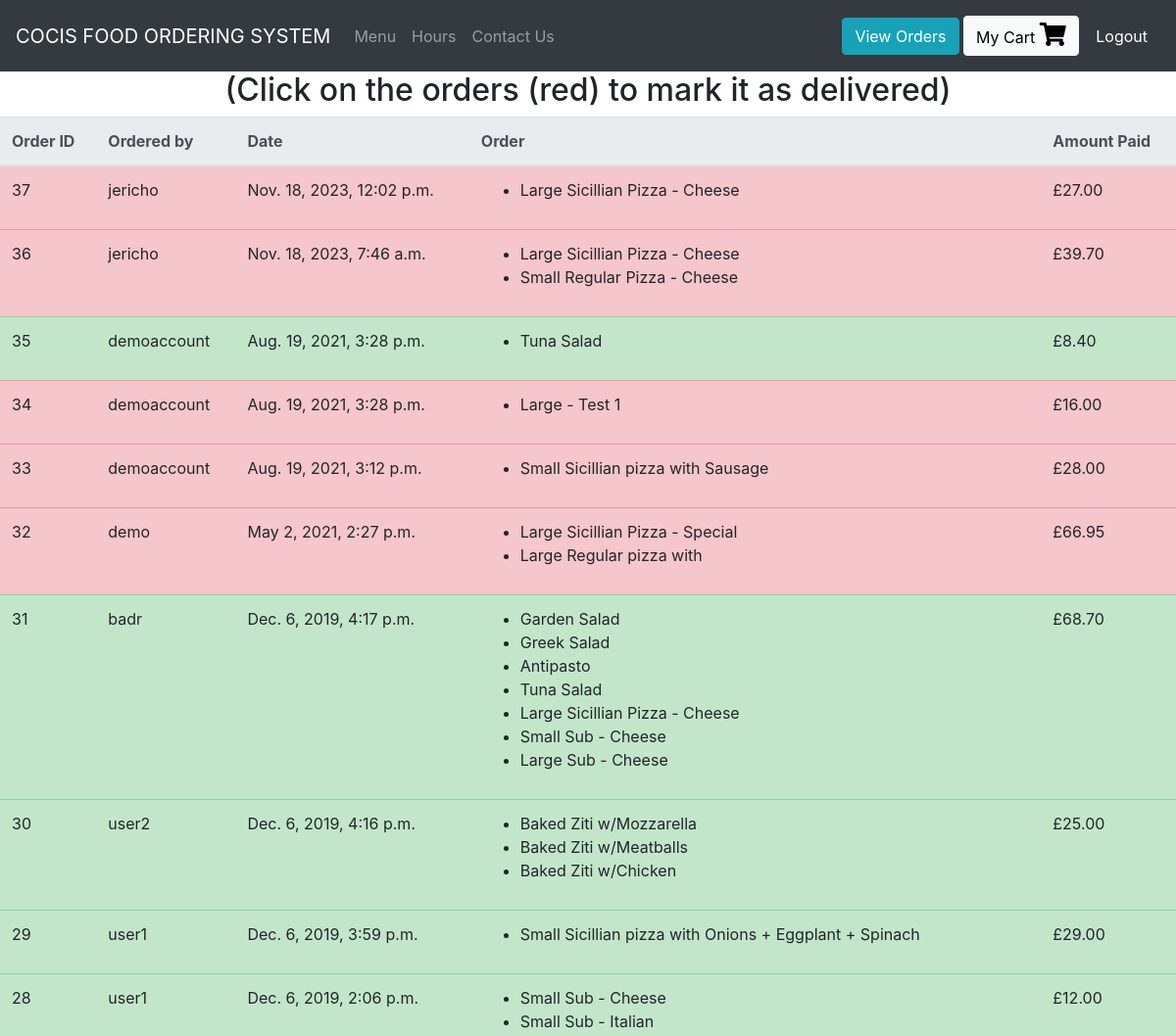
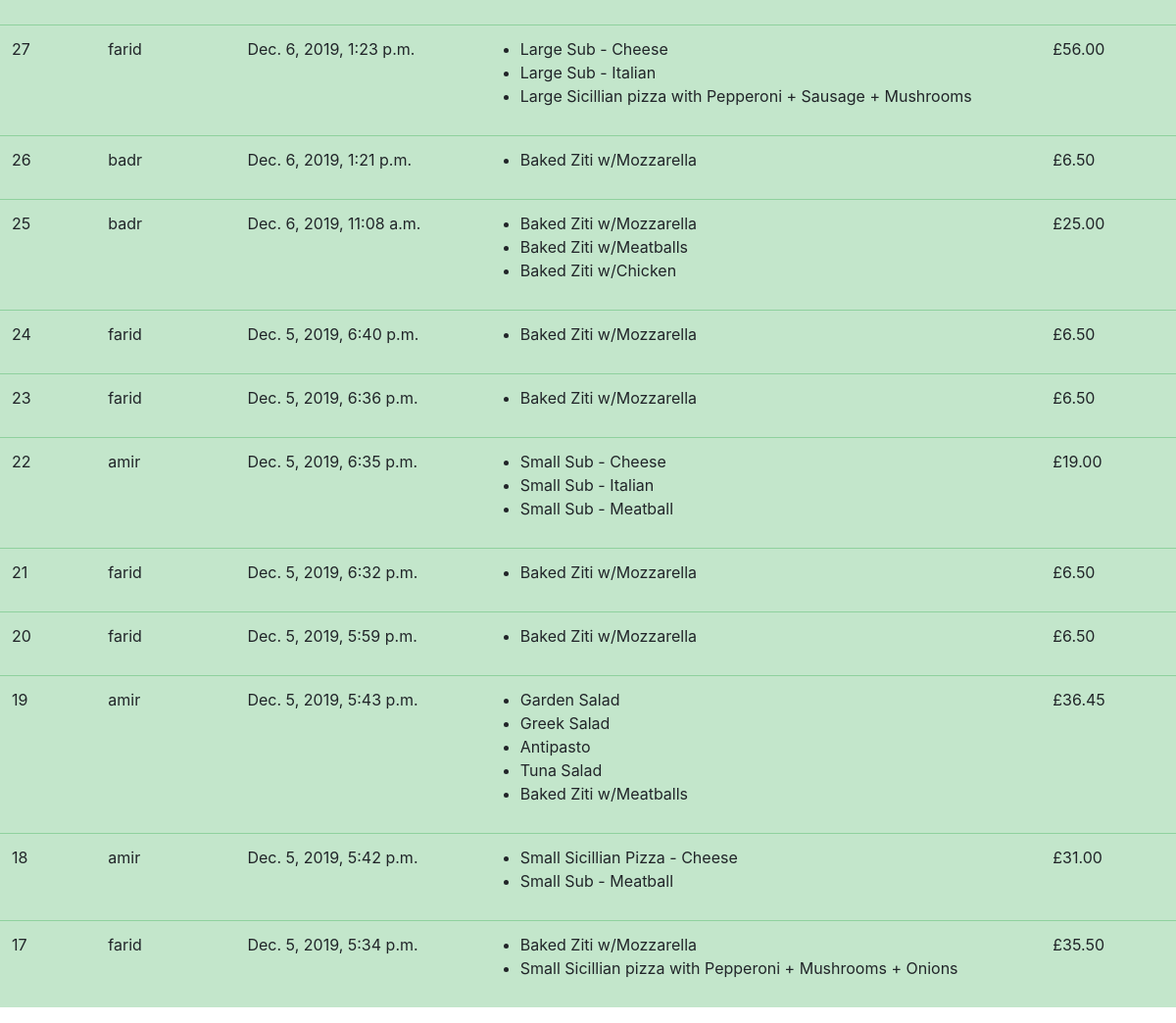
Screenshot of /view-orders (signed in) with the database file from the repository (2 pictures, top to bottom).
### orders/models.py (models this page shows, shortened)
class UserOrder(models.Model):
    username = models.CharField(max_length=200) #who placed the order
    order = models.TextField() #this will be a string representation of the cart from localStorage
    price = models.DecimalField(max_digits=6, decimal_places=2) #how much was the order
    time_of_order  = models.DateTimeField(default=datetime.now, blank=True)
    delivered = models.BooleanField()

### orders/views.py (the view)
# urls.py: path("view-orders", views.view_orders, name="view_orders"),
def view_orders(request):
    if request.user.is_superuser:
        rows = UserOrder.objects.all().order_by('-time_of_order')
        return render(request, "orders/orders.html", context = {"rows":rows})
    else:
        rows = UserOrder.objects.all().filter(username = request.user.username).order_by('-time_of_order')
        return render(request, "orders/orders.html", context = {"rows":rows})

### orders/templatetags/custom_tags.py (called while the page is built)
@register.filter(name="format_cart")
def format_cart(value):
    return value[1:-1].split(",")

@register.filter(name="format_cart_item")
def format_cart_item(value):
    return value.replace("'","")

### orders/templates/orders/orders.html
{% extends 'orders/header.html' %}
{% load custom_tags %}
{% block content %}
<div class="container-fluid">
  <div class="row justify-content-center">
    {% if user.is_superuser %}
      <h2>(Click on the orders (red) to mark it as delivered)</h2>
    {% else %}
      <h2> Orders by: {{user.get_username}} </h2>
    {% endif %}
    <table class="table">
        <thead class="thead-light">
        <tr>
          <th scope="col">Order ID</th>
          <th scope="col">Ordered by</th>
          <th scope="col">Date</th>
          <th scope="col">Order</th>
          <th scope="col">Amount Paid</th>
        </tr>
        </thead>
        <tbody id = "orders_table">
          {% for row in rows %}
          {% if row.delivered %}
            <tr class="table-success">
          {% else %}
            <tr class="table-danger mark-as-complete">
          {% endif %}
              <td>{{row.id}}</td>
              <td>{{row.username}}</td>
              <td>{{row.time_of_order}}</td>
              <td >
                <ul>
                  {% for item in row.order|format_cart %}
                    <li>{{item|format_cart_item}}</li>
                  {% endfor %}
                </ul>
              </td>
              <td>£{{row.price}}</td>
            </tr>
          {% endfor %}
        </tbody>
    </table>
  </div>
</div>
{% endblock %}

### rows the page displays
UserOrder: id "37", username "jericho", time_of_order "Nov. 18, 2023, 12:02 p.m.", order "Large Sicillian Pizza - Cheese", price "27.00"
UserOrder: id "36", username "jericho", time_of_order "Nov. 18, 2023, 7:46 a.m.", order "Large Sicillian Pizza - Cheese" "Small Regular Pizza - Cheese", price "39.70"
UserOrder: id "35", username "demoaccount", time_of_order "Aug. 19, 2021, 3:28 p.m.", order "Tuna Salad", price "8.40"
UserOrder: id "34", username "demoaccount", time_of_order "Aug. 19, 2021, 3:28 p.m.", order "Large - Test 1", price "16.00"
UserOrder: id "33", username "demoaccount", time_of_order "Aug. 19, 2021, 3:12 p.m.", order "Small Sicillian pizza with Sausage", price "28.00"
UserOrder: id "32", username "demo", time_of_order "May 2, 2021, 2:27 p.m.", order "Large Sicillian Pizza - Special" "Large Regular pizza with", price "66.95"
UserOrder: id "31", username "badr", time_of_order "Dec. 6, 2019, 4:17 p.m.", order "Garden Salad" "Greek Salad" "Antipasto" "Tuna Salad" "Large Sicillian Pizza - Cheese" "Small Sub - Cheese" "Large Sub - Cheese", price "68.70"
UserOrder: id "30", username "user2", time_of_order "Dec. 6, 2019, 4:16 p.m.", order "Baked Ziti w/Mozzarella" "Baked Ziti w/Meatballs" "Baked Ziti w/Chicken", price "25.00"
UserOrder: id "29", username "user1", time_of_order "Dec. 6, 2019, 3:59 p.m.", order "Small Sicillian pizza with Onions + Eggplant + Spinach", price "29.00"
UserOrder: id "28", username "user1", time_of_order "Dec. 6, 2019, 2:06 p.m.", order "Small Sub - Cheese" "Small Sub - Italian", price "12.00"
UserOrder: id "27", username "farid", time_of_order "Dec. 6, 2019, 1:23 p.m.", order "Large Sub - Cheese" "Large Sub - Italian" "Large Sicillian pizza with Pepperoni + Sausage + Mushrooms", price "56.00"
UserOrder: id "26", username "badr", time_of_order "Dec. 6, 2019, 1:21 p.m.", order "Baked Ziti w/Mozzarella", price "6.50"
UserOrder: id "25", username "badr", time_of_order "Dec. 6, 2019, 11:08 a.m.", order "Baked Ziti w/Mozzarella" "Baked Ziti w/Meatballs" "Baked Ziti w/Chicken", price "25.00"
UserOrder: id "24", username "farid", time_of_order "Dec. 5, 2019, 6:40 p.m.", order "Baked Ziti w/Mozzarella", price "6.50"
UserOrder: id "23", username "farid", time_of_order "Dec. 5, 2019, 6:36 p.m.", order "Baked Ziti w/Mozzarella", price "6.50"
UserOrder: id "22", username "amir", time_of_order "Dec. 5, 2019, 6:35 p.m.", order "Small Sub - Cheese" "Small Sub - Italian" "Small Sub - Meatball", price "19.00"
UserOrder: id "21", username "farid", time_of_order "Dec. 5, 2019, 6:32 p.m.", order "Baked Ziti w/Mozzarella", price "6.50"
UserOrder: id "20", username "farid", time_of_order "Dec. 5, 2019, 5:59 p.m.", order "Baked Ziti w/Mozzarella", price "6.50"
UserOrder: id "19", username "amir", time_of_order "Dec. 5, 2019, 5:43 p.m.", order "Garden Salad" "Greek Salad" "Antipasto" "Tuna Salad" "Baked Ziti w/Meatballs", price "36.45"
UserOrder: id "18", username "amir", time_of_order "Dec. 5, 2019, 5:42 p.m.", order "Small Sicillian Pizza - Cheese" "Small Sub - Meatball", price "31.00"
UserOrder: id "17", username "farid", time_of_order "Dec. 5, 2019, 5:34 p.m.", order "Baked Ziti w/Mozzarella" "Small Sicillian pizza with Pepperoni + Mushrooms + Onions", price "35.50"
